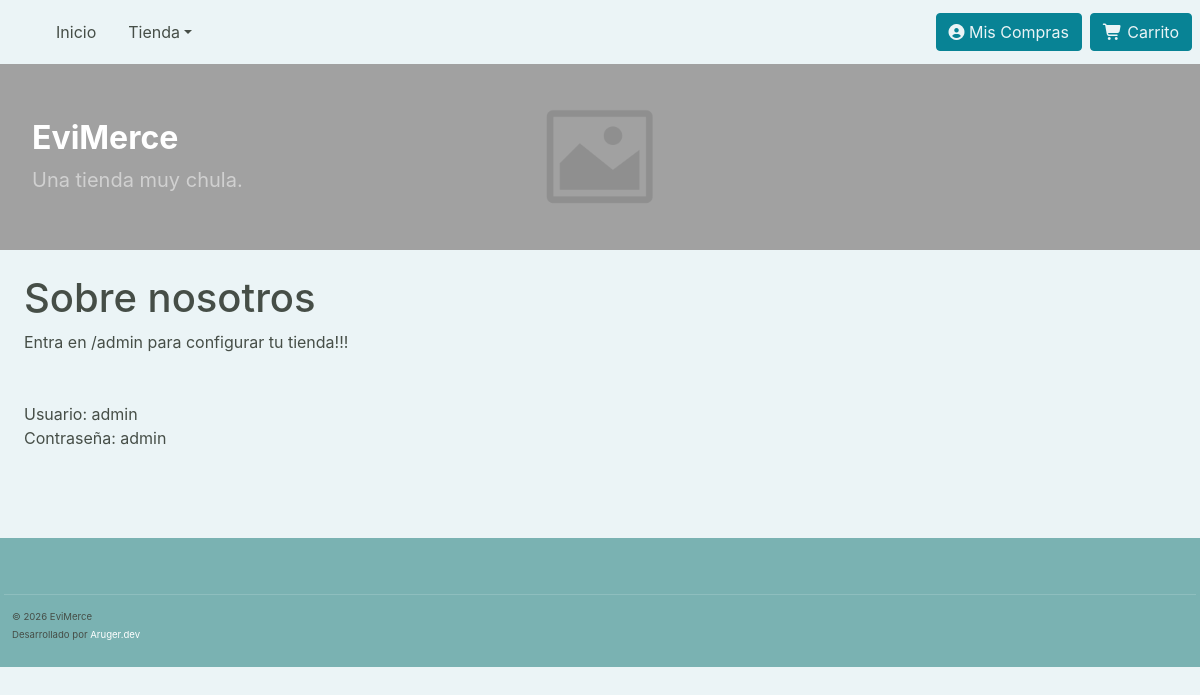
The page / on the database its author committed.
### tables this page shows
CREATE TABLE IF NOT EXISTS
    shop (
        id INT AUTO_INCREMENT UNIQUE NOT NULL PRIMARY KEY,
        name VARCHAR(60) NOT NULL DEFAULT 'EviMerce',
        slogan VARCHAR(120) DEFAULT NULL,
        description TEXT NOT NULL,
        primary_color VARCHAR(20) DEFAULT '#088395',
        secondary_color VARCHAR(20) DEFAULT '#7AB2B2',
        accent_color VARCHAR(20) DEFAULT '#09637E',
        background_color VARCHAR(20) DEFAULT '#EBF4F6',
        text_color VARCHAR(20) DEFAULT '#464e47',
        theme ENUM ('light', 'dark', 'auto') DEFAULT 'light',
        contact_email VARCHAR(120) DEFAULT NULL,
        contact_phone VARCHAR(30) DEFAULT NULL,
        whatsapp VARCHAR(30) DEFAULT NULL,
        address VARCHAR(255) DEFAULT NULL,
        city VARCHAR(80) DEFAULT NULL,
        postal_code VARCHAR(15) DEFAULT NULL,
        country VARCHAR(80) DEFAULT NULL,
        facebook_url VARCHAR(255) DEFAULT NULL,
        instagram_url VARCHAR(255) DEFAULT NULL,
        twitter_url VARCHAR(255) DEFAULT NULL,
        tiktok_url VARCHAR(255) DEFAULT NULL,
        youtube_url VARCHAR(255) DEFAULT NULL,
        meta_title VARCHAR(70) DEFAULT NULL,
        meta_description VARCHAR(160) DEFAULT NULL,
        meta_keywords VARCHAR(255) DEFAULT NULL,
        footer_text VARCHAR(255) DEFAULT NULL,
        copyright_text VARCHAR(255) DEFAULT '© 2026 EviMerce',
        currency VARCHAR(10) DEFAULT 'EUR',
        currency_symbol VARCHAR(5) DEFAULT '€',
        tax_percent DECIMAL(5, 2) DEFAULT 21.00,
        maintenance_mode BOOLEAN DEFAULT FALSE,
        is_active BOOLEAN DEFAULT TRUE,
        created_at TIMESTAMP DEFAULT CURRENT_TIMESTAMP,
        updated_at TIMESTAMP DEFAULT CURRENT_TIMESTAMP ON UPDATE CURRENT_TIMESTAMP
    );

### utils/db_utils.php (called while the page is built, shortened)
<?php
function selectData()
{
    try {
        require $_SERVER['DOCUMENT_ROOT'] . "/includes/database.php";
        $select = $_REQUEST["select"] ?? "";
        $table = $_REQUEST["table"] ?? "";
        $extra = $_REQUEST["extra"] ?? "";
        $query = $pdo->prepare("SELECT $select FROM $table $extra");
        $query->execute();
        $result = $query->fetchAll();
        return json_encode([
            "success" => true,
            "data" => $result
        ]);
    } catch (PDOException $e) {
        http_response_code(500);
        return json_encode([
            "success" => false,
            "error" => $e->getMessage()
        ]);
        exit;
    }
}
function getShopData()
{
    return selectData();
}

### index.php (the view, shortened to what this page needs)
<?php
require_once $_SERVER['DOCUMENT_ROOT'] . '/utils/sessions.php';
require_once './utils/db_utils.php';
define("SHOP_DATA", json_decode(getShopData())->data[0]);
?>
<!DOCTYPE html>
<html lang="es">
<head>
    <link rel="stylesheet" href="/assets/css/index.css">
    <?php include "./includes/dependencies.php"; ?>
</head>
<body class="sidebar-mini sidebar-collapse layout-fixed bg">
    <main>
        <?php
        include "./templates/routes.php";
        ?>
    </main>
</body>
</html>

### templates/index.php (shortened to what this page needs)
<?php
include_once __DIR__ . "/components/navbar.php";
?>
<header class="bg-black p-0 m-0" style="z-index:-1; min-height:186px; height:186px; display: flex; place-items:center; justify-content:center">
    <div class="px-0 px-lg-0 m-0" style="width: 100%; height:100%">
        <div class="text-center text-white" style="width: 100%; height:100%; position: relative; display:flex; place-items:center; justify-content:center; flex-direction:row;">
            <img src="/uploads/img/shop/banner.png" id="banner-img" style="position: absolute; z-index:0; opacity:0.7; object-fit:cover; width:100%; height:100%;" alt="">
            <div style="padding-left: 2rem; display:flex; flex-direction:column; justify-content:start; text-align:start; width:100%">
                <h1 class="display-4 fw-bolder fs-2 text-white" style="z-index:1; "><?php echo SHOP_DATA->name ?></h1>
                <p class="lead fw-normal text-white-50 mb-0" style="z-index:1"><?php echo SHOP_DATA->slogan ?></p>
            </div>
        </div>
    </div>
</header>
<?php
if (SHOP_DATA->description) {
    echo "<section class='p-1 p-lg-4 bg'><h1>Sobre nosotros</h1><p>" . SHOP_DATA->description . "</p></section>";
}
?>
<section class=" p-1 p-lg-4 w-100 bg" id="grant-container">
</section>
<?php include 'templates/components/footer.php' ?>

### templates/components/footer.php (shortened to what this page needs)
<footer class="footer">
    <div class="container pt-4 pb-4" style="max-width: 100vw;">
        <div class="row g-2">
            <div class="col-lg-100 justify-content-center d-flex flex-column">
                <?php if (SHOP_DATA->copyright_text): ?>
                    <div class="footer-bottom pl-2">
                        <small><?= SHOP_DATA->copyright_text ?></small><br>
                        <small>
                            Desarrollado por
                            <a href="https://aruger.dev">Aruger.dev</a>
                        </small>
                    </div>
                <?php endif; ?>
            </div>
        </div>
    </div>
</footer>

### assets/css/index.css (style rules this page uses)
body, html { display: flex; flex-direction: column; padding: 0; margin: 0; min-height: 100vh; min-width: 100vw; overflow-x: hidden; font-family: system-ui, -apple-system, BlinkMacSystemFont, 'Segoe UI', Roboto, Oxygen, Ubuntu, Cantarell, 'Open Sans', 'Helvetica Neue', sans-serif; }
main { display: flex; flex-direction: column; width: 100%; height: 100%; }

### templates/components/footer.php (style rules this page uses)
.footer { font-size: 0.9rem; background-color: var(--secondary-color); color: var(--text-color); }
.footer a { color: #fff; text-decoration: none; }
.footer-bottom { border-top: 1px solid rgba(255, 255, 255, .15); padding-top: 0.75rem; font-size: 0.75rem; color: var(--text-color); }

### rows shown on the page
shop: name "EviMerce", slogan "Una tienda muy chula.", description "Entra en /admin para configurar tu tienda!!! Usuario: admin Contraseña: admin", copyright_text "© 2026 EviMerce"
